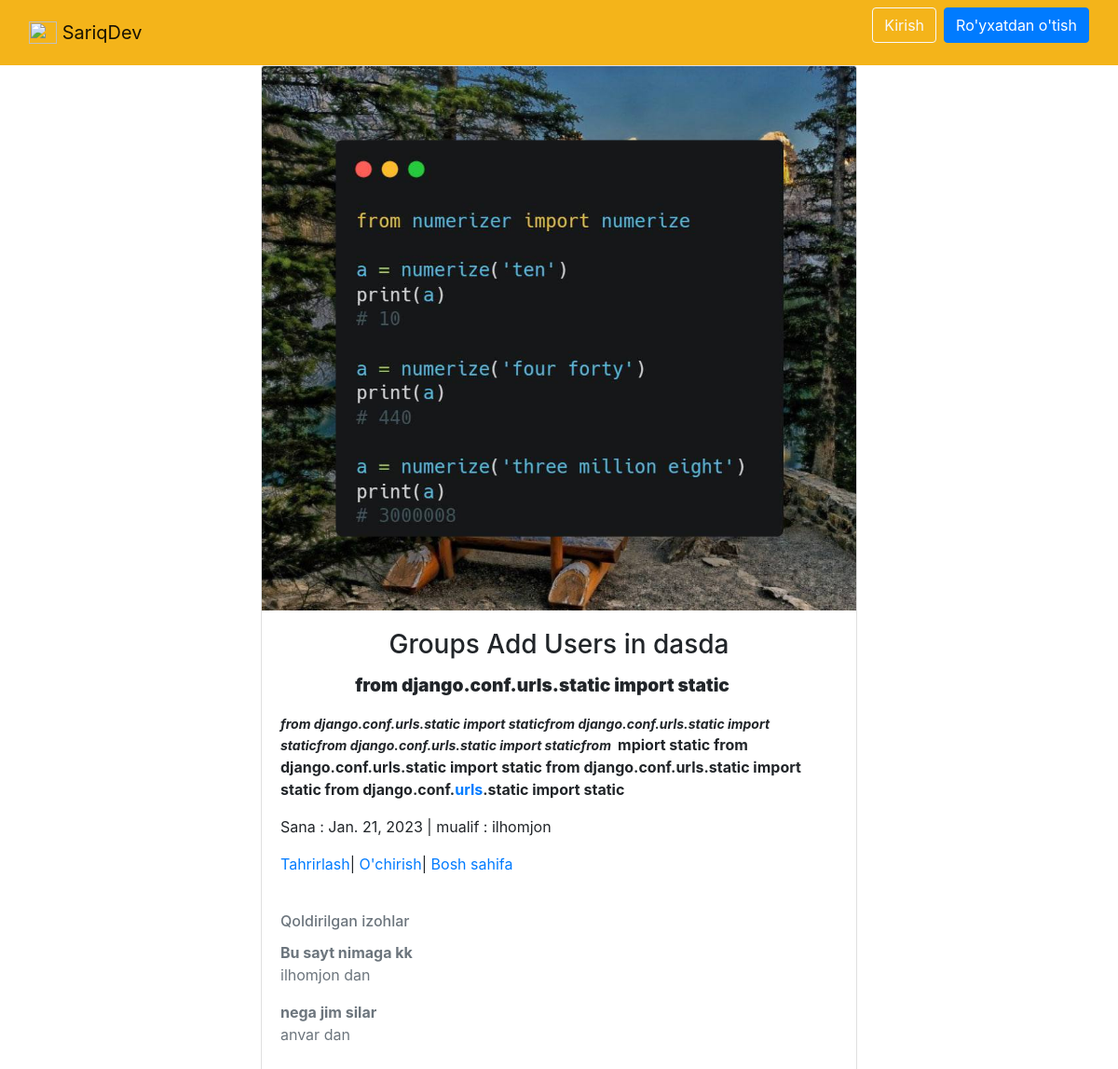
The app's page /article/1/ with its own data.
### news/models.py (models this page shows, shortened)
class Article(models.Model):
    title = models.CharField(max_length=120,verbose_name="Sarlavha")
    qisqacha = models.CharField(max_length=200,blank=True,verbose_name="Qisqa malumot")
    body = RichTextField()
    photo = models.ImageField(upload_to='images/',blank=True,verbose_name="Rasm tanlang")
    date = models.DateField(auto_now_add=True)
    author = models.ForeignKey(get_user_model(),on_delete=models.CASCADE,)

class Comment(models.Model):
    article = models.ForeignKey(Article, on_delete=models.CASCADE, related_name='comments')
    comment = models.CharField(max_length=200)
    author = models.ForeignKey(get_user_model(),on_delete=models.CASCADE,)
    def __str__(self):
        return self.comment

### accounts/models.py (models this page shows)
class CustomUser(AbstractUser):
    age = models.PositiveIntegerField(null=True, blank=True)
    manzil = models.CharField(max_length=50,null=True, blank=True)
    ismi = models.CharField(max_length=60,null=True, blank=True)

### news/views.py (the view)
# urls.py: path('<int:pk>/',NewDetailView.as_view(),name='new_detail'),
class NewDetailView(DetailView):
    model = Article
    template_name = 'new_detail.html'

### template/new_detail.html
{% extends 'base.html' %}
{% block content %}
<div class="card" style="width: 40rem; margin: auto;">
  {% if object.photo %}
  <img src="{{ object.photo.url }}" class="card-img-top" alt="...">
  {% endif %}
  <div class="card-body">
      <h3 class="card-title" style="text-align: center;">{{ object.title }}</h3>
      <b class="card-text">{{ object.body | safe }}</b>
      <p>Sana : {{ object.date }} | mualif : {{ object.author }}</p>
      <a href="{% url 'new_edit' article.pk %}">Tahrirlash</a>|
      <a href="{% url 'new_delete' article.pk %}">O'chirish</a>|
      <a href="{% url 'news' %}">Bosh sahifa</a>
    </div>
    <div class="card-body text-secondary">
      <h6 class="card-title">Qoldirilgan izohlar</h6>
      {% for coment in article.comments.all %}
        <b class="card-text">{{ coment }}</b>
        <p>{{ coment.author }} dan</p>
      {% endfor %}
    </div>
  </div>
{% endblock content %}

### records on screen
Article: photo (picture), title "Groups Add Users in dasda", body "from django.conf.urls.static import static from django.conf.urls.static import staticfrom django.conf.urls.static import staticfrom django.conf.urls.static import staticfrom mpiort static from django.conf.urls.static import static from django.conf.urls.static import static from django.conf. urls .static import static", date "Jan. 21, 2023", author "ilhomjon"
Comment: comment "Bu sayt nimaga kk", author "ilhomjon"
Comment: comment "nega jim silar", author "anvar"
